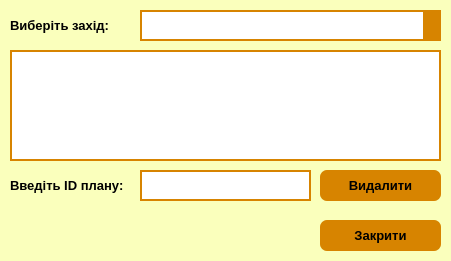
<?xml version="1.0" encoding="UTF-8"?>
<ui version="4.0">
 <class>deletePlan</class>
 <widget class="QDialog" name="deletePlan">
  <property name="geometry">
   <rect>
    <x>0</x>
    <y>0</y>
    <width>451</width>
    <height>261</height>
   </rect>
  </property>
  <property name="minimumSize">
   <size>
    <width>451</width>
    <height>261</height>
   </size>
  </property>
  <property name="maximumSize">
   <size>
    <width>451</width>
    <height>261</height>
   </size>
  </property>
  <property name="font">
   <font>
    <pointsize>10</pointsize>
    <weight>75</weight>
    <bold>true</bold>
   </font>
  </property>
  <property name="windowTitle">
   <string>TimeTask - Видалення планів</string>
  </property>
  <property name="windowIcon">
   <iconset resource="logo.qrc">
    <normaloff>:/images/timetask-ico.ico</normaloff>:/images/timetask-ico.ico</iconset>
  </property>
  <property name="styleSheet">
   <string notr="true">background-color: rgb(250, 255, 188);</string>
  </property>
  <widget class="QLabel" name="label">
   <property name="geometry">
    <rect>
     <x>10</x>
     <y>10</y>
     <width>121</width>
     <height>31</height>
    </rect>
   </property>
   <property name="font">
    <font>
     <pointsize>10</pointsize>
     <weight>75</weight>
     <bold>true</bold>
    </font>
   </property>
   <property name="text">
    <string>Виберіть захід:</string>
   </property>
  </widget>
  <widget class="QComboBox" name="comboBox">
   <property name="geometry">
    <rect>
     <x>140</x>
     <y>10</y>
     <width>301</width>
     <height>31</height>
    </rect>
   </property>
   <property name="font">
    <font>
     <pointsize>10</pointsize>
     <weight>75</weight>
     <bold>true</bold>
    </font>
   </property>
   <property name="styleSheet">
    <string notr="true">QComboBox {
background-color: rgb(255, 255, 255);
border-style: solid;
border-width:2px;
border-color: rgb(215, 132, 0);
selection-color: rgb(0, 0, 0);
}
QComboBox::drop-down {
background-color: rgb(215, 132, 0);
}
QComboBox::down-arrow {
image: url(:/images/down.png);
top: 1px;
left: 1px;
}
QComboBox::drop-down:pressed {
background-color: rgb(154, 92, 0);
 }</string>
   </property>
  </widget>
  <widget class="QTableView" name="tableView">
   <property name="geometry">
    <rect>
     <x>10</x>
     <y>50</y>
     <width>431</width>
     <height>111</height>
    </rect>
   </property>
   <property name="styleSheet">
    <string notr="true">background-color: rgb(255, 255, 255);
border-style: solid;
border-width:2px;
border-color: rgb(215, 132, 0);</string>
   </property>
   <property name="editTriggers">
    <set>QAbstractItemView::NoEditTriggers</set>
   </property>
   <property name="sortingEnabled">
    <bool>true</bool>
   </property>
   <attribute name="verticalHeaderShowSortIndicator" stdset="0">
    <bool>true</bool>
   </attribute>
  </widget>
  <widget class="QLineEdit" name="lineEdit">
   <property name="geometry">
    <rect>
     <x>140</x>
     <y>170</y>
     <width>171</width>
     <height>31</height>
    </rect>
   </property>
   <property name="font">
    <font>
     <pointsize>10</pointsize>
     <weight>75</weight>
     <bold>true</bold>
    </font>
   </property>
   <property name="styleSheet">
    <string notr="true">background-color: rgb(255, 255, 255);
border-style: solid;
border-width:2px;
border-color: rgb(215, 132, 0);</string>
   </property>
  </widget>
  <widget class="QLabel" name="label_2">
   <property name="geometry">
    <rect>
     <x>10</x>
     <y>170</y>
     <width>121</width>
     <height>31</height>
    </rect>
   </property>
   <property name="font">
    <font>
     <pointsize>10</pointsize>
     <weight>75</weight>
     <bold>true</bold>
    </font>
   </property>
   <property name="text">
    <string>Введіть ID плану:</string>
   </property>
  </widget>
  <widget class="QPushButton" name="pushButton">
   <property name="geometry">
    <rect>
     <x>320</x>
     <y>170</y>
     <width>121</width>
     <height>31</height>
    </rect>
   </property>
   <property name="font">
    <font>
     <pointsize>10</pointsize>
     <weight>75</weight>
     <bold>true</bold>
    </font>
   </property>
   <property name="cursor">
    <cursorShape>PointingHandCursor</cursorShape>
   </property>
   <property name="styleSheet">
    <string notr="true">QPushButton {
background-color: rgb(215, 132, 0);
border-style: solid;
border-radius: 7px;
}
QPushButton:hover {
background-color: black;
color: rgb(215, 132, 0);
}
</string>
   </property>
   <property name="text">
    <string>Видалити</string>
   </property>
  </widget>
  <widget class="QPushButton" name="pushButton_2">
   <property name="geometry">
    <rect>
     <x>320</x>
     <y>220</y>
     <width>121</width>
     <height>31</height>
    </rect>
   </property>
   <property name="font">
    <font>
     <pointsize>10</pointsize>
     <weight>75</weight>
     <bold>true</bold>
    </font>
   </property>
   <property name="cursor">
    <cursorShape>PointingHandCursor</cursorShape>
   </property>
   <property name="styleSheet">
    <string notr="true">QPushButton {
background-color: rgb(215, 132, 0);
border-style: solid;
border-radius: 7px;
}
QPushButton:hover {
background-color: black;
color: rgb(215, 132, 0);
}
</string>
   </property>
   <property name="text">
    <string>Закрити</string>
   </property>
  </widget>
 </widget>
 <resources>
  <include location="logo.qrc"/>
 </resources>
 <connections/>
</ui>
